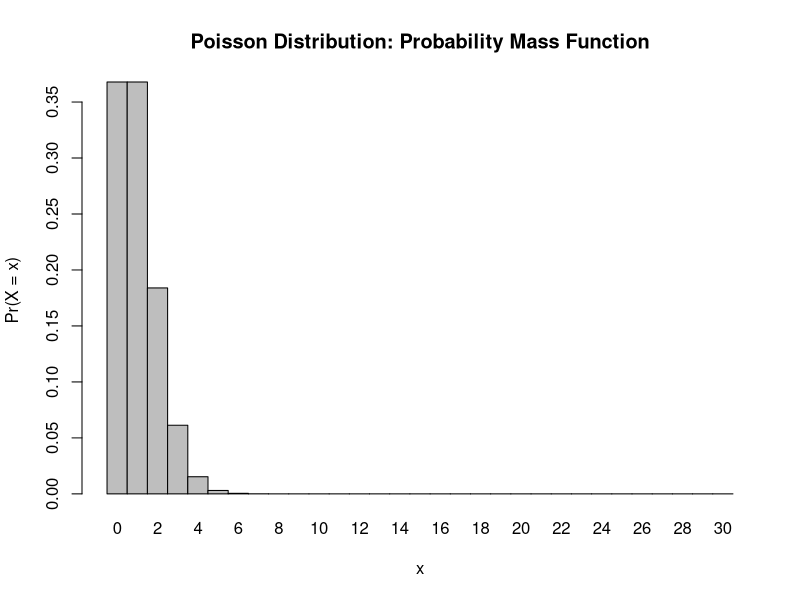
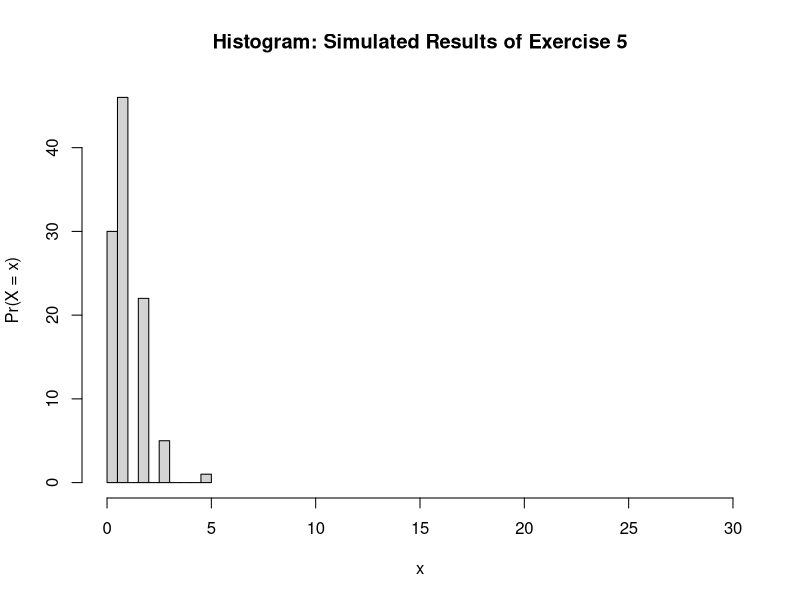

Recreate these plots in R, in order.
## ---- chunk 1
x <- 9:15 #So, the possibility that she will hear from 9-15 calls.
l = 15 # So she expects to hear on average 15 calls.
probability_result <- dpois(x = x, lambda = l)
probability_result
## ---- chunk 2
x <- 0 #This is the probability of her hearing 0 calls in a session?
l <- 15 #This is what she, in general, expects to hear on average.
probability_nocalls <- dpois(x = x, lambda = 1)
print(probability_nocalls)

## ---- chunk 3
x <- 3:3
l <- 15
probability_3calls <- dpois(x = x, lambda = 1)
print(probability_3calls)
## ---- chunk 4
x <- 0:30
l <- 15
prob_0to30 <- dpois(x = x, lambda = 1)
barplot(prob_0to30, names.arg = x, space = 0, xlab = "x", ylab = "Pr(X = x)", main = "Poisson Distribution: Probability Mass Function")
## ---- chunk 5
n <- 104 #This is equal to my 104 Saturday monitoring sessions. I'm telling R to simulate 104 random results.
l <- 15

simulated_results <- rpois (n = n, lambda = 1)
print(simulated_results)
## ---- chunk 6
hist(simulated_results, xlim = c(0,30), xlab = "x", ylab = "Pr(X = x)", main = "Histogram: Simulated Results of Exercise 5")
